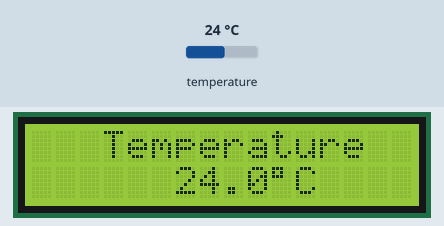
Recording of a sketch running on a simulated Arduino Uno, built with avr-gcc and run on an emulated ATmega328P. Parts: 16×2 character LCD. Inputs (shaded band) come from the test bench; at power-on: temperature 24 °C. What the sketch prints to the serial monitor is not drawn.

Above: at 1.2 s.
1.3 s: temperature set to 12 °C
At 2.6 s:
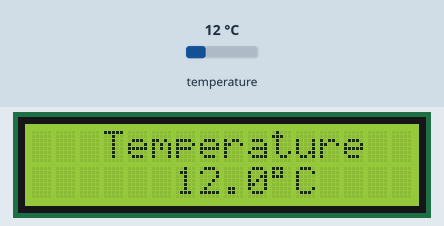
2.9 s: temperature set to 19 °C
At 4.2 s:
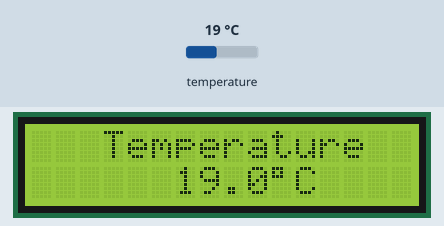
4.7 s: temperature set to 28 °C
At 5.6 s:
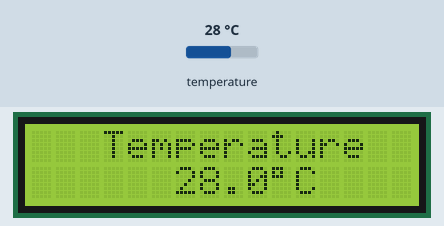
Timing chart, 0 to 7.7 s (numbered marks = the images above; inputs shaded):
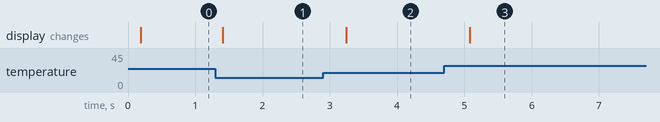

The sketch:

suhu_ds18b20.ino
```cpp
#include <OneWire.h>
#include <DallasTemperature.h>
#include <LiquidCrystal.h>

const int rs = 12, enable =11, d4 = 5, d5 = 4, d6 = 3, d7 = 2;
LiquidCrystal lcd(rs,enable,d4,d5,d6,d7);

OneWire wiring(6);
DallasTemperature sensor(&wiring);

void setup() {
  // put your setup code here, to run once:
  Serial.begin(9600);
  sensor.begin();
  lcd.begin(16,2);
}

void loop() {
  // put your main code here, to run repeatedly:
 sensor.setResolution(9);
 sensor.requestTemperatures(); //konversi suhu
 float dataSuhu =sensor.getTempCByIndex(0);
 Serial.println(dataSuhu);

 lcd.setCursor(3,0);
 lcd.print("Temperature");
 lcd.setCursor(6,1);
 lcd.print(dataSuhu,1);
 lcd.print((char)223);
 lcd.print("C");
 delay(500);
}
```

Measured:
- after the input at 1.3 s, the display: changes after 0.11 s (image 1)
- after the input at 2.9 s, the display: changes after 0.34 s (image 2)
- after the input at 4.7 s, the display: changes after 0.38 s (image 3)
